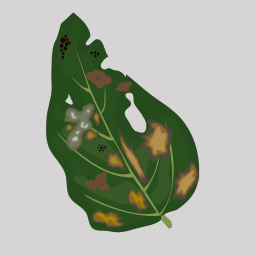
//> input picture Images/folha_doente_falsa.png, 256 x 256 px
$ ./mat_mask ../../../Images/folha_doente_falsa.png   (built with g++ and OpenCV 4)
//> lines starting //> are read from the running program, lines starting //| are printed output that depends on the picture; after the words box and inside, x2 and y2 are one past the last pixel; in counts of white or black regions, pixels touching at a corner belong together
/* OpenCV 4.5.1 */
#include <iostream>
#include <opencv2/highgui.hpp>
#include <opencv2/imgproc.hpp>

using namespace std;
using namespace cv;

void Sharpen(const Mat &image, Mat &result);

int main(int argc, char **argv)
{
    // Default path
    string folder = "../../../Images/";
    string original_path = folder + "folha_doente_falsa.png";

    // Command line parsing
    CommandLineParser parser(argc, argv, "{@input || image path}");
    if (!parser.get<String>("@input").empty()) {
        original_path = parser.get<String>("@input");
    }

    Mat src = imread(original_path);
//> src is the input picture: 256 rows x 256 cols, CV_8UC3; mean B, G, R 159, 172.9, 167.6
    if (src.empty()) {
        cout << "Error loading" <<  src << "\n";
        return EXIT_FAILURE;
    }

    Mat dst_sharpen, result_sharpen;

    namedWindow("Input", WINDOW_AUTOSIZE);
    namedWindow("Output", WINDOW_AUTOSIZE);

    Sharpen(src, dst_sharpen);

    Mat kernel = (
                     Mat_<char>(3, 3) <<
                     0, -1,  0,
                     -1,  5, -1,
                     0, -1,  0);

    filter2D(src, result_sharpen, src.depth(), kernel);

    imshow("Input", src);
    imshow("Output", result_sharpen);

    waitKey(0);

    return 0;
}

void Sharpen(const Mat &image, Mat &result)
{
    CV_Assert(image.depth() == CV_8U);

    const int nChannels = image.channels();
//> nChannels = 3
    result.create(image.size(), image.type());

    for (int j = 1; j < image.rows - 1; ++j) {
        const uchar *previous = image.ptr<uchar>(j - 1);
        const uchar *current  = image.ptr<uchar>(j);
        const uchar *next     = image.ptr<uchar>(j + 1);

        uchar *output = result.ptr<uchar>(j);

        for (int i = nChannels; i < nChannels * (image.cols - 1); ++i) {
            *output++ = saturate_cast<uchar>(
                            5 * current[i]
                            - current[i - nChannels]
                            - current[i + nChannels]
                            - previous[i]
                            - next[i]);
        }
    }
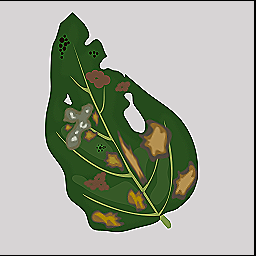
//> result: 256 rows x 256 cols, CV_8UC3; mean B, G, R 156, 169.4, 164.6

    result.row(0).setTo(Scalar(0));
    result.row(result.rows - 1).setTo(Scalar(0));
    result.col(0).setTo(Scalar(0));
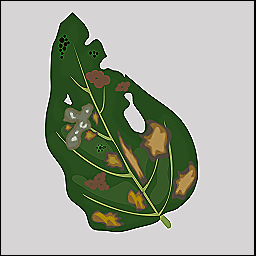
//> result: 256 rows x 256 cols, CV_8UC3; 0.39% of pixels changed, all inside (x1, y1, x2, y2) = (0, 1, 1, 255)
//> in main, `filter2D(src, result_sharpen, src.depth(), kernel);`:
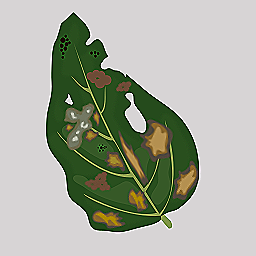
//> result_sharpen: 256 rows x 256 cols, CV_8UC3; mean B, G, R 159.3, 172.7, 168
    result.col(result.cols - 1).setTo(Scalar(0));
}
